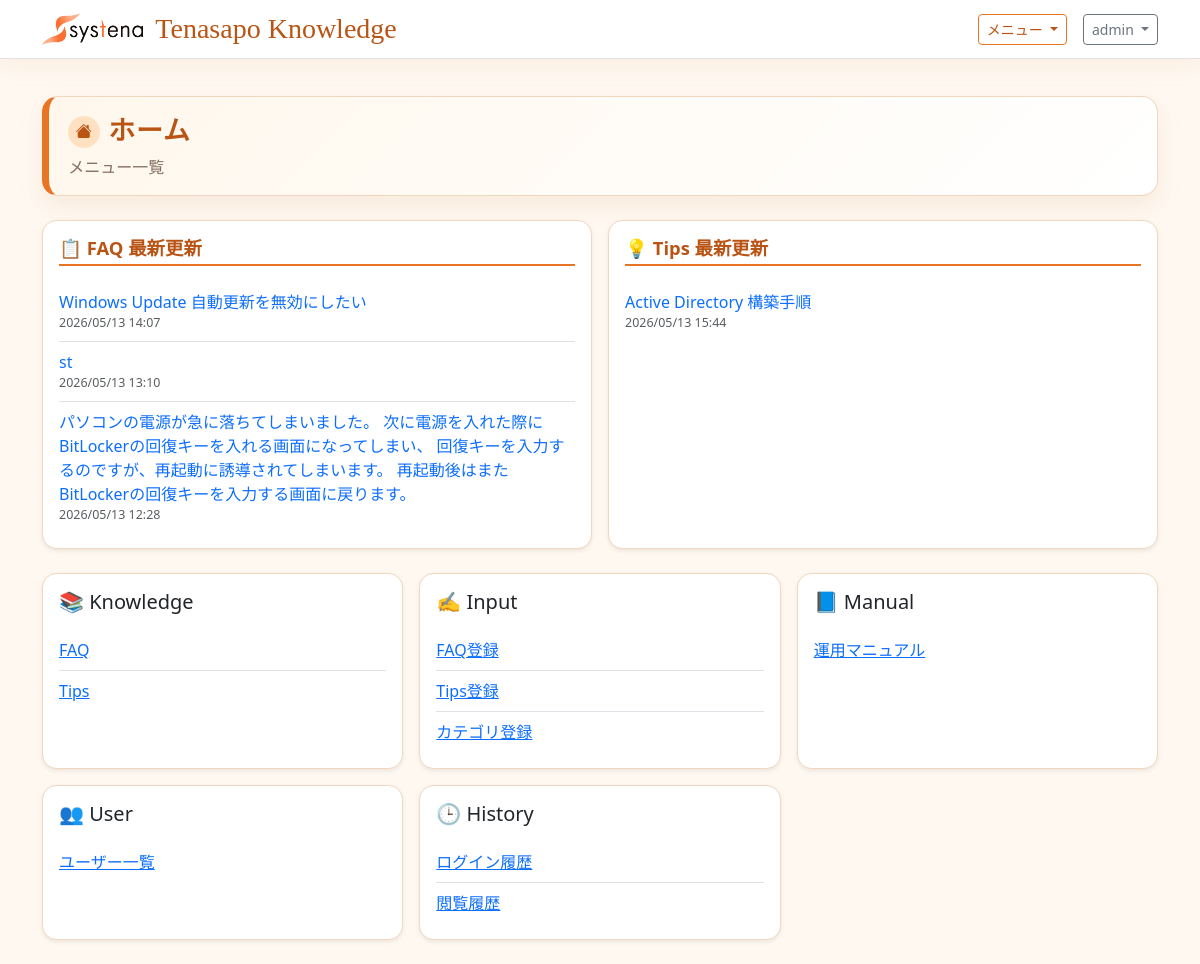
Before: / (signed in) with the older database file.
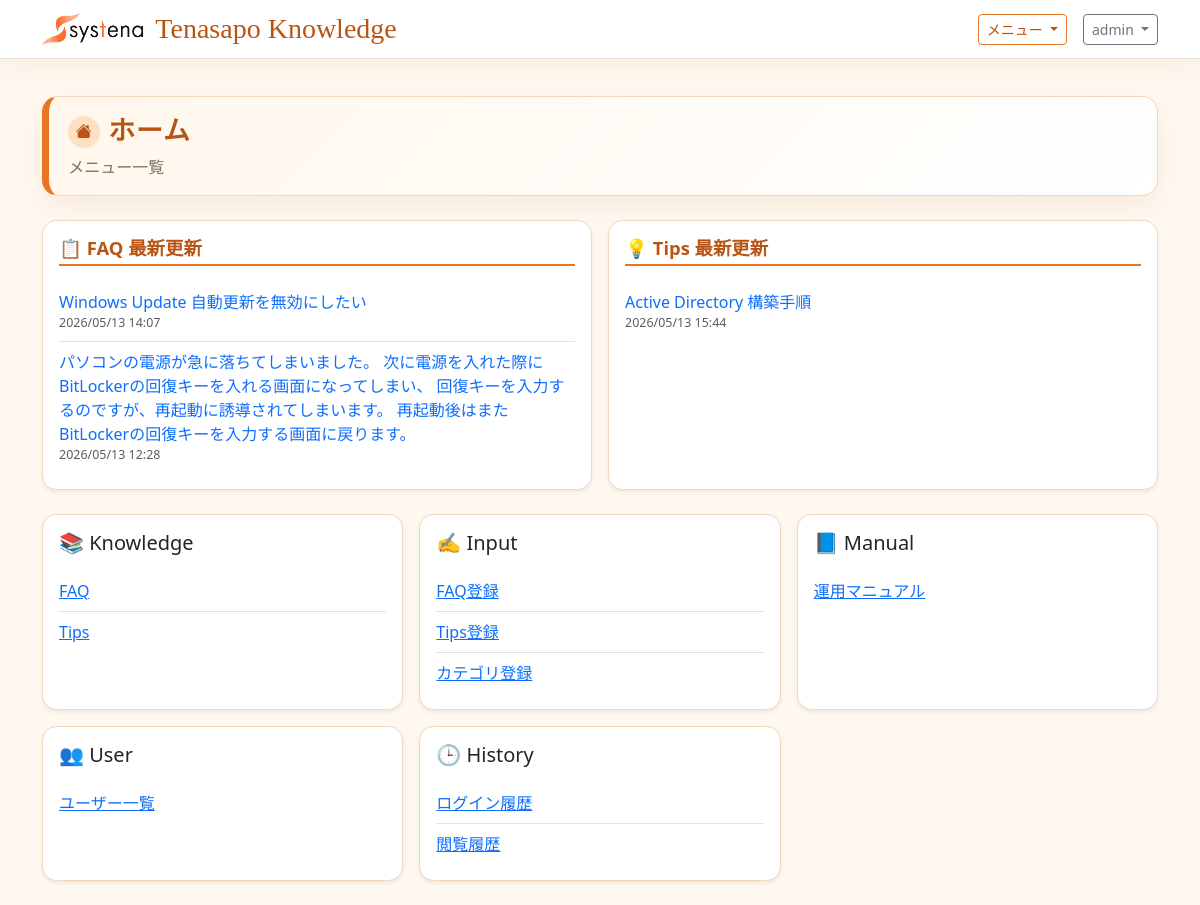
After: the same page with the newer database file.
### tenasapo_knowledge/models.py (models this page shows, shortened)
class KnowledgeArticle(models.Model):
    title = models.CharField('タイトル', max_length=200)
    category = models.CharField('カテゴリ', max_length=120, blank=True)
    customer = models.ForeignKey(
        Customer,
        on_delete=models.SET_NULL,
        null=True,
        blank=True,
        related_name='articles',
        verbose_name='顧客',
    )
    summary = models.TextField('概要', blank=True)
    body = models.TextField('本文')
    is_published = models.BooleanField('公開', default=True)
    is_approved = models.BooleanField('承認済み', default=True)
    visible_to_customer = models.BooleanField('カスタマーユーザー向け表示', default=True)
    visible_to_systena = models.BooleanField('システナユーザー向け表示', default=True)
    answer_view_count = models.PositiveIntegerField('回答表示回数', default=0)
    published_at = models.DateTimeField('公開日時', default=timezone.now)
    source_published_at = models.DateField('ソース公開日', null=True, blank=True)
    created_by = models.ForeignKey(
        settings.AUTH_USER_MODEL,
        on_delete=models.SET_NULL,
        null=True,
        blank=True,
        related_name='created_knowledge_articles',
        verbose_name='作成者',
    )
    created_by_name = models.CharField('投稿者名', max_length=150, blank=True)
    approved_by = models.ForeignKey(
        settings.AUTH_USER_MODEL,
        on_delete=models.SET_NULL,
        null=True,
        blank=True,
        related_name='approved_knowledge_articles',
        verbose_name='承認者',
    )
    approved_by_name = models.CharField('承認者名', max_length=150, blank=True)
    created_at = models.DateTimeField('作成日時', auto_now_add=True)
    updated_at = models.DateTimeField('更新日時', auto_now=True)
    class Meta:
        verbose_name = 'ナレッジ記事'
        verbose_name_plural = 'ナレッジ記事'
        ordering = ['-published_at', '-created_at']

class TipsArticle(models.Model):
    title = models.CharField('タイトル', max_length=200)
    target_os = models.CharField('対象OS', max_length=120, blank=True)
    category = models.CharField('カテゴリ', max_length=120, blank=True)
    body = models.TextField('内容')
    pdf_file = models.FileField('PDFファイル', upload_to='tips_attachments/%Y/%m/', blank=True)
    is_published = models.BooleanField('公開', default=True)
    is_approved = models.BooleanField('承認済み', default=True)
    visible_to_customer = models.BooleanField('カスタマーユーザー向け表示', default=True)
    visible_to_systena = models.BooleanField('システナユーザー向け表示', default=True)
    published_at = models.DateTimeField('公開日時', default=timezone.now)
    created_by = models.ForeignKey(
        settings.AUTH_USER_MODEL,
        on_delete=models.SET_NULL,
        null=True,
        blank=True,
        related_name='created_tips_articles',
        verbose_name='作成者',
    )
    created_by_name = models.CharField('投稿者名', max_length=150, blank=True)
    approved_by = models.ForeignKey(
        settings.AUTH_USER_MODEL,
        on_delete=models.SET_NULL,
        null=True,
        blank=True,
        related_name='approved_tips_articles',
        verbose_name='承認者',
    )
    approved_by_name = models.CharField('承認者名', max_length=150, blank=True)
    created_at = models.DateTimeField('作成日時', auto_now_add=True)
    updated_at = models.DateTimeField('更新日時', auto_now=True)
    class Meta:
        verbose_name = 'Tips'
        verbose_name_plural = 'Tips'
        ordering = ['-published_at', '-created_at']

### tenasapo_knowledge/views.py (the view)
# urls.py: path('', HomeView.as_view(), name='home'),
class HomeView(TemplateView):
    template_name = 'tenasapo_knowledge/home.html'
    def get_context_data(self, **kwargs):
        context = super().get_context_data(**kwargs)
        user = self.request.user
        is_admin = user.is_staff or user.is_superuser
        faq_qs = KnowledgeArticle.objects.filter(is_published=True)
        tips_qs = TipsArticle.objects.filter(is_published=True)
        is_systena = in_group(user, SYSTENA_GROUP_NAME)
        is_reviewer = in_group(user, REVIEWER_GROUP_NAME)
        if not is_admin and not is_systena and not is_reviewer:
            faq_qs = faq_qs.filter(visible_to_customer=True)
            tips_qs = tips_qs.filter(visible_to_customer=True)
            if FAQ_APPROVAL_ENABLED:
                faq_qs = faq_qs.filter(is_approved=True)
                tips_qs = tips_qs.filter(is_approved=True)
        context['recent_faqs'] = faq_qs.order_by('-updated_at')[:3]
        context['recent_tips'] = tips_qs.order_by('-updated_at')[:3]
        menu_groups = [
            {
                'name': 'Knowledge',
                'icon': '📚',
                'items': [
                    {'label': 'FAQ', 'url_name': 'article_list'},
                    {'label': 'Tips', 'url_name': 'tip_list'},
                ],
            },
            {'name': 'Input', 'icon': '✍️', 'items': []},
            {'name': 'Manual', 'icon': '📘', 'items': []},
            {'name': 'User', 'icon': '👥', 'items': []},
            {'name': 'History', 'icon': '🕒', 'items': []},
        ]
        if is_admin:
            menu_groups[1]['items'].extend(
                [
                    {'label': 'FAQ登録', 'url_name': 'article_create'},
                    {'label': 'Tips登録', 'url_name': 'tip_create'},
                    {'label': 'カテゴリ登録', 'url_name': 'category_create'},
                ]
            )
            menu_groups[2]['items'].append({'label': '運用マニュアル', 'url_name': 'manual_list'})
            menu_groups[3]['items'].append({'label': 'ユーザー一覧', 'url_name': 'user_list'})
            menu_groups[4]['items'].extend(
                [
                    {'label': 'ログイン履歴', 'url_name': 'login_history_list'},
                    {'label': '閲覧履歴', 'url_name': 'view_history_list'},
                ]
            )
        context['menu_groups'] = [group for group in menu_groups if group['items']]
        return context

### tenasapo_knowledge/views.py (called while the page is built)
def in_group(user, group_name):
    return user.is_authenticated and user.groups.filter(name=group_name).exists()

### tenasapo_knowledge/templates/tenasapo_knowledge/home.html (shortened to what this page needs)
{% extends "base.html" %}
{% block content %}
<div class="page-title-panel mb-4">
    <h1 class="page-title-main mb-1 d-flex align-items-center gap-2">
        <span class="page-title-icon"><i class="bi bi-house-fill"></i></span>ホーム
    </h1>
    <p class="page-title-sub">メニュー一覧</p>
</div>
{% if recent_faqs or recent_tips %}
<div class="row g-3 mb-4">
    {% if recent_faqs %}
    <div class="col-12 col-md-6">
        <div class="card shadow-sm h-100">
            <div class="card-body">
                <h2 class="h6 mb-3 faq-group-title">📋 FAQ 最新更新</h2>
                <ul class="list-group list-group-flush">
                    {% for article in recent_faqs %}
                    <li class="list-group-item px-0">
                        <a href="{% url 'article_list' %}" class="text-decoration-none">{{ article.title }}</a>
                        <div class="text-muted" style="font-size:0.78rem;">{{ article.updated_at|date:"Y/m/d H:i" }}</div>
                    </li>
                    {% endfor %}
                </ul>
            </div>
        </div>
    </div>
    {% endif %}
    {% if recent_tips %}
    <div class="col-12 col-md-6">
        <div class="card shadow-sm h-100">
            <div class="card-body">
                <h2 class="h6 mb-3 faq-group-title">💡 Tips 最新更新</h2>
                <ul class="list-group list-group-flush">
                    {% for tip in recent_tips %}
                    <li class="list-group-item px-0">
                        <a href="{% url 'tip_list' %}" class="text-decoration-none">{{ tip.title }}</a>
                        <div class="text-muted" style="font-size:0.78rem;">{{ tip.updated_at|date:"Y/m/d H:i" }}</div>
                    </li>
                    {% endfor %}
                </ul>
            </div>
        </div>
    </div>
    {% endif %}
</div>
{% endif %}
<div class="row g-3">
    {% for group in menu_groups %}
        <div class="col-12 col-md-6 col-xl-4">
            <div class="card shadow-sm h-100">
                <div class="card-body">
                    <h2 class="h5 mb-3">{{ group.icon }} {{ group.name }}</h2>
                    <ul class="list-group list-group-flush">
                        {% for item in group.items %}
                            <li class="list-group-item px-0">
                                <a href="{% url item.url_name %}">{{ item.label }}</a>
                            </li>
                        {% endfor %}
                    </ul>
                </div>
            </div>
        </div>
    {% endfor %}
    </div>
{% endblock %}

### templates/base.html (shortened to what this page needs)
{% load static %}
<!doctype html>
<html lang="ja">
<head>
    <link href="https://cdn.jsdelivr.net/npm/bootstrap@5.3.3/dist/css/bootstrap.min.css" rel="stylesheet">
    <link href="https://cdn.jsdelivr.net/npm/bootstrap-icons@1.11.3/font/bootstrap-icons.min.css" rel="stylesheet">
</head>
<body>
    <nav class="navbar navbar-expand-lg border-bottom fixed-top">
        <div class="container">
            <a class="navbar-brand brand-title" href="{% url 'home' %}">
                <img class="brand-logo" src="{% static 'systena_logo.png' %}" alt="Systena">
                <span>Tenasapo Knowledge</span>
            </a>
            {% if user.is_authenticated %}
                <div class="d-flex align-items-center gap-3">
                    <div class="dropdown">
                        <button class="btn btn-outline-primary btn-sm dropdown-toggle" type="button" data-bs-toggle="dropdown" aria-expanded="false">
                            メニュー
                        </button>
                    </div>
                    <div class="dropdown">
                        <button class="btn btn-outline-secondary btn-sm dropdown-toggle" type="button" data-bs-toggle="dropdown" aria-expanded="false">
                            {{ user.get_username }}
                        </button>
                    </div>
                </div>
            {% endif %}
        </div>
    </nav>
    <main class="container py-4">
        {% block content %}{% endblock %}
    </main>
</body>
</html>

### templates/base.html (style rules this page uses)
:root { --tk-bg: #fff8f1; --tk-surface: #ffffff; --tk-surface-warm: #fff1df; --tk-primary: #e87524; --tk-primary-dark: #b95414; --tk-primary-soft: #ffe1c2; --tk-text: #3b3129; --tk-muted: #826f61; --tk-border: #f1d7bd; }
body { background: var(--tk-bg); color: var(--tk-text); font-family: "Yu Gothic", "Hiragino Maru Gothic ProN", "Meiryo", system-ui, sans-serif; padding-top: 4.5rem; }
.navbar { background: rgba(255, 255, 255, 0.94); border-color: var(--tk-border); box-shadow: 0 8px 24px rgba(184, 112, 39, 0.08); backdrop-filter: blur(8px); }
.brand-title { display: inline-flex; align-items: center; gap: 0.75rem; font-family: "Brush Script MT", "Segoe Script", "Lucida Handwriting", cursive; font-size: 1.75rem; font-weight: 400; letter-spacing: 0; line-height: 1; color: var(--tk-primary-dark); }
.brand-logo { display: block; width: auto; height: 2rem; object-fit: contain; }
.btn-outline-primary { --bs-btn-color: var(--tk-primary-dark); --bs-btn-border-color: var(--tk-primary); --bs-btn-hover-bg: var(--tk-primary); --bs-btn-hover-border-color: var(--tk-primary); --bs-btn-active-bg: var(--tk-primary-dark); --bs-btn-active-border-color: var(--tk-primary-dark); }
.dropdown-menu, .card, .accordion { border-color: var(--tk-border); border-radius: 0.9rem; }
.faq-group-title { color: var(--tk-primary-dark); font-size: 1.15rem; font-weight: 700; margin: 0 0 0.65rem; padding-bottom: 0.35rem; border-bottom: 2px solid var(--tk-primary); }
.page-title-panel { background: linear-gradient(135deg, #fff7ec 0%, #ffffff 100%); border: 1px solid var(--tk-border); border-left: 0.45rem solid var(--tk-primary); border-radius: 1rem; box-shadow: 0 10px 24px rgba(184, 112, 39, 0.1); padding: 1rem 1.2rem; }
.page-title-main { color: var(--tk-primary-dark); font-family: "Zen Maru Gothic", "Hiragino Maru Gothic ProN", "Rounded Mplus 1c", "BIZ UDPGothic", sans-serif; font-size: clamp(1.2rem, 1rem + 0.9vw, 1.7rem); font-weight: 700; letter-spacing: 0.04em; margin: 0; line-height: 1.4; }
.page-title-icon { display: inline-flex; align-items: center; justify-content: center; width: 2rem; height: 2rem; background: var(--tk-primary-soft); border-radius: 50%; font-size: 1rem; color: var(--tk-primary-dark); flex-shrink: 0; }
.page-title-sub { color: var(--tk-muted); margin: 0; }

Changed rows visible on the page:
removed KnowledgeArticle: title "st", updated_at "2026/05/13 13:10"
